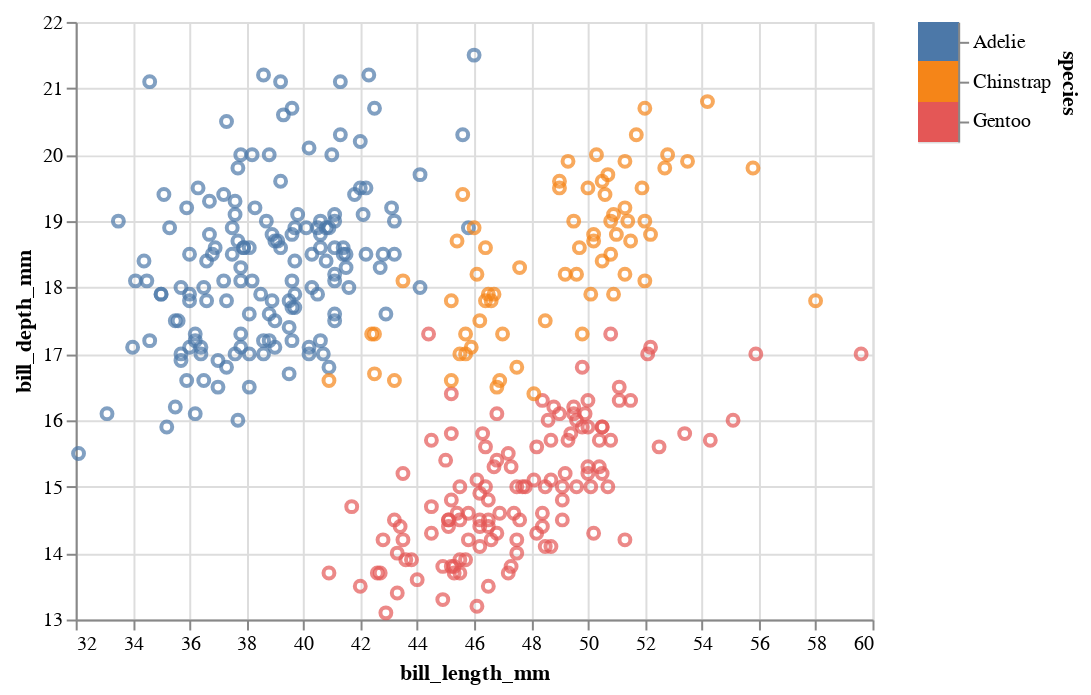

Notebook code cell kept with this figure:
### Markdown cell above
## Selections and Conditions
You must first identify a `selection`; this allows a viewer to interact with and select specific parts of your visualization.

Then you need to identy a `condition` that changes depending on what is being selected.

### Example
Here's an example of a rectangular selection -- the user is allowed to click and drag on the graph (the **selection**), and the color of the dots will change depending on whether or not it is inside the selection (the **condition**).

### Code cell
selection = alt.selection_interval() # Use a rectangular selection

species_color = alt.condition(selection,    # Set the color to change depending on a the selection
                              alt.Color("species:N", legend=None), # Inside the selection
                              alt.value("lightgray")) # Outside the selection

# Create scatterplot of bill length vs bill depth
scatterplot = alt.Chart(penguins).mark_point().encode(
    x=alt.X("bill_length_mm:Q", scale=alt.Scale(zero=False)),
    y=alt.Y("bill_depth_mm:Q", scale=alt.Scale(zero=False)),
    color=species_color
).add_selection( # We have to tell the chart to use the selection we've defined
    selection
)

# Create corresponding legend for species
legend = alt.Chart(penguins).mark_rect().encode(
    y=alt.Y("species:N", axis=alt.Axis(orient="right")),
    color=species_color
)

scatterplot | legend

### Figure 1 — Vega-Lite specification as saved in the notebook (floating-point values rounded to 4 significant figures; data arrays with more than 128 entries replaced by an {"elided": "..."} marker saying what was removed)
{"config": {"view": {"continuousWidth": 400, "continuousHeight": 300}}, "hconcat": [{"mark": "point", "encoding": {"color": {"condition": {"field": "species", "legend": null, "type": "nominal", "selection": "selector005"}, "value": "lightgray"}, "x": {"field": "bill_length_mm", "scale": {"zero": false}, "type": "quantitative"}, "y": {"field": "bill_depth_mm", "scale": {"zero": false}, "type": "quantitative"}}, "selection": {"selector005": {"type": "interval"}}}, {"mark": "rect", "encoding": {"color": {"condition": {"field": "species", "legend": null, "type": "nominal", "selection": "selector005"}, "value": "lightgray"}, "y": {"axis": {"orient": "right"}, "field": "species", "type": "nominal"}}}], "data": {"name": "data-b7c687cb693e1e8c2f5bcd6bc21fbdc8"}, "$schema": "https://vega.github.io/schema/vega-lite/v4.17.0.json", "datasets": {"data-b7c687cb693e1e8c2f5bcd6bc21fbdc8": {"elided": "342 records"}}}
